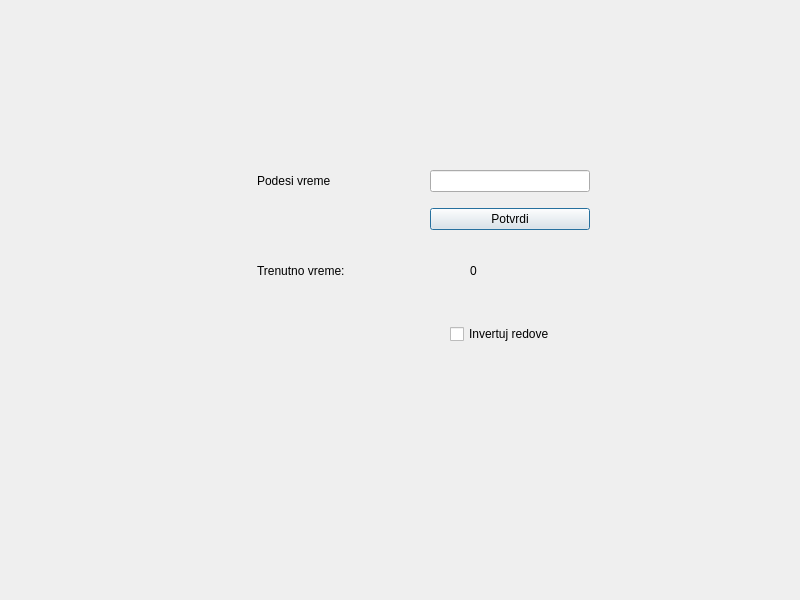
<?xml version="1.0" encoding="UTF-8"?>
<ui version="4.0">
 <class>Dialog</class>
 <widget class="QDialog" name="Dialog">
  <property name="geometry">
   <rect>
    <x>0</x>
    <y>0</y>
    <width>800</width>
    <height>600</height>
   </rect>
  </property>
  <property name="windowTitle">
   <string>Dialog</string>
  </property>
  <widget class="QWidget" name="verticalLayoutWidget">
   <property name="geometry">
    <rect>
     <x>430</x>
     <y>160</y>
     <width>160</width>
     <height>80</height>
    </rect>
   </property>
   <layout class="QVBoxLayout" name="verticalLayout">
    <item>
     <widget class="QLineEdit" name="lineEdit"/>
    </item>
    <item>
     <widget class="QPushButton" name="pushButton">
      <property name="text">
       <string>Potvrdi</string>
      </property>
     </widget>
    </item>
   </layout>
  </widget>
  <widget class="QLabel" name="label">
   <property name="geometry">
    <rect>
     <x>257</x>
     <y>170</y>
     <width>121</width>
     <height>22</height>
    </rect>
   </property>
   <property name="text">
    <string>Podesi vreme</string>
   </property>
  </widget>
  <widget class="QLabel" name="label_2">
   <property name="geometry">
    <rect>
     <x>257</x>
     <y>260</y>
     <width>121</width>
     <height>22</height>
    </rect>
   </property>
   <property name="text">
    <string>Trenutno vreme:</string>
   </property>
  </widget>
  <widget class="QLabel" name="label_3">
   <property name="geometry">
    <rect>
     <x>470</x>
     <y>260</y>
     <width>68</width>
     <height>22</height>
    </rect>
   </property>
   <property name="text">
    <string>0</string>
   </property>
  </widget>
  <widget class="QCheckBox" name="checkBox">
   <property name="geometry">
    <rect>
     <x>450</x>
     <y>320</y>
     <width>161</width>
     <height>28</height>
    </rect>
   </property>
   <property name="text">
    <string>Invertuj redove</string>
   </property>
  </widget>
 </widget>
 <resources/>
 <connections/>
</ui>
